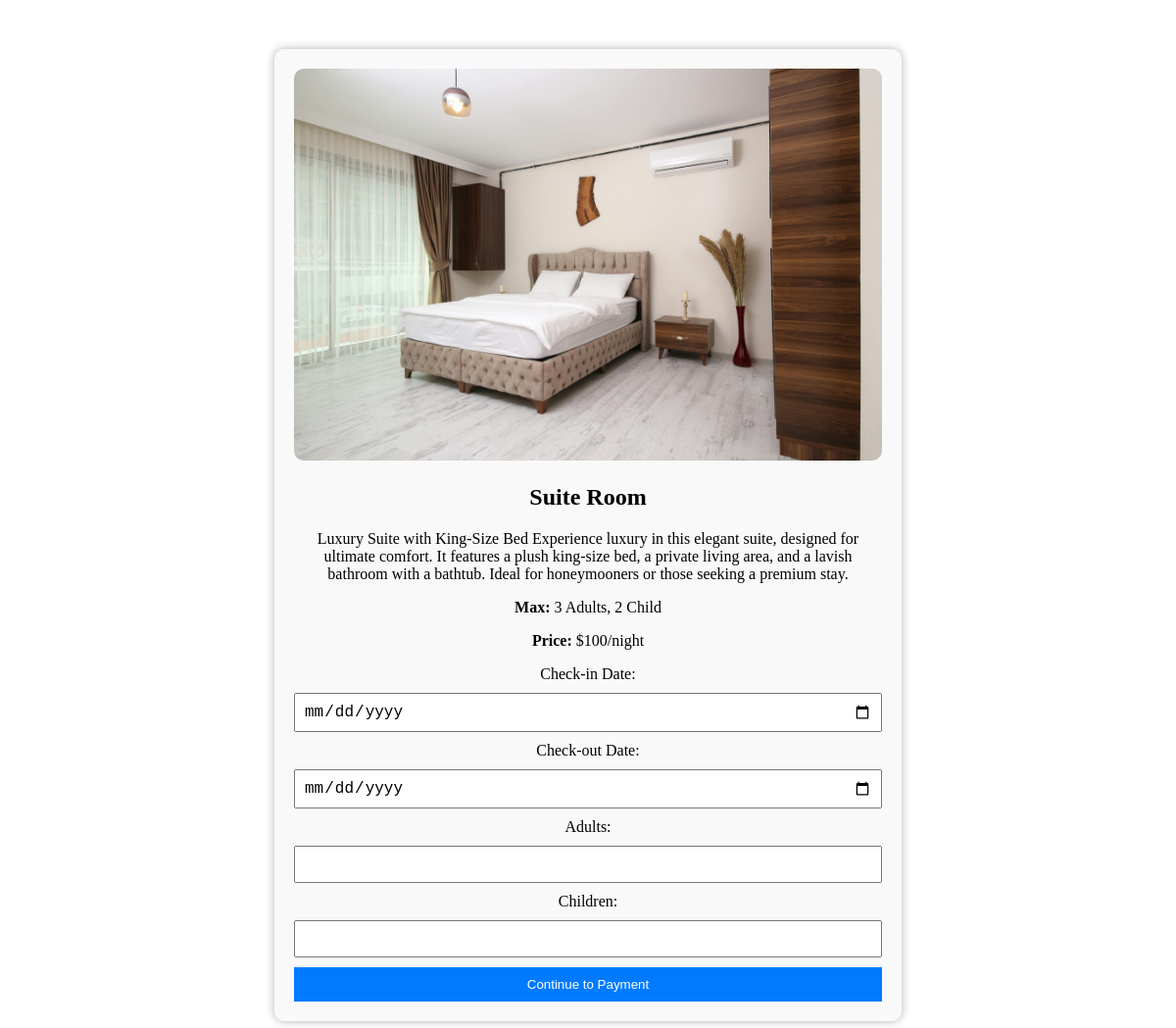
The app's page /booking.php?r=2 (signed in) with its own data.
### tables this page shows
CREATE TABLE `rooms` (
  `rid` int(11) NOT NULL,
  `room_name` varchar(255) DEFAULT NULL,
  `adult_mcap` int(11) DEFAULT NULL,
  `child_mcap` int(11) DEFAULT NULL,
  `price` int(11) DEFAULT NULL,
  `details` text DEFAULT NULL
);

### booking.php (the view, shortened to what this page needs)
<?php
include 'conn.php';
$rid = $_GET['r'];
$roomimage = 'r' . $rid . '.jpg';
$query = "SELECT * from rooms WHERE rid = ?";
$stmt = $conn->prepare($query);
$stmt->bind_param("i", $rid);
$stmt->execute();
$result = $stmt->get_result();
$room = $result->fetch_assoc();
?>
<!DOCTYPE html>
<html lang="en">
<head>
    <link rel="stylesheet" href="css/booking-style.css">
</head>
<body>
    <div class="booking-container">
        <div class="room-preview">
            <img src="assets/rooms/<?php echo $roomimage;?>" alt="Room Preview">
            <h2><?php echo htmlspecialchars($room['room_name']); ?></h2>
            <p><?php echo htmlspecialchars($room['details']); ?></p>
            <p><strong>Max:</strong> <?php echo htmlspecialchars($room['adult_mcap']); ?> Adults, <?php echo htmlspecialchars($room['child_mcap']); ?> Child</p>
            <p><strong>Price:</strong> $<?php echo htmlspecialchars($room['price']); ?>/night</p>
        </div>
        <form action="payment.php?r=<?php echo $rid?>" method="POST">
            <label>Check-in Date:</label>
            <input type="date" name="checkin" required>
            <label>Check-out Date:</label>
            <input type="date" name="checkout" required>
            <label>Adults:</label>
            <input type="number" name="adults" min="1" required>
            <label>Children:</label>
            <input type="number" name="children" min="0" required>
            <button type="submit">Continue to Payment</button>
        </form>
    </div>
</body>
</html>

### css/booking-style.css (style rules this page uses)
.booking-container { max-width: 600px; margin: 50px auto; padding: 20px; border-radius: 10px; background: #f9f9f9; box-shadow: 0 0 10px rgba(0, 0, 0, 0.3); text-align: center; }
.room-preview img { width: 100%; border-radius: 10px; }
form { display: flex; flex-direction: column; gap: 10px; }
input { padding: 8px; font-size: 16px; }
button { padding: 10px; background: #007BFF; color: white; border: none; cursor: pointer; }

### records on screen
rooms: room_name "Suite Room", details "Luxury Suite with King-Size Bed Experience luxury in this elegant suite, designed for ultimate comfort. It features a plush king-size bed, a private living area, and a lavish bathroom with a bathtub. Ideal for honeymooners or those seeking a premium stay.", adult_mcap "3", child_mcap "2", price "100"
